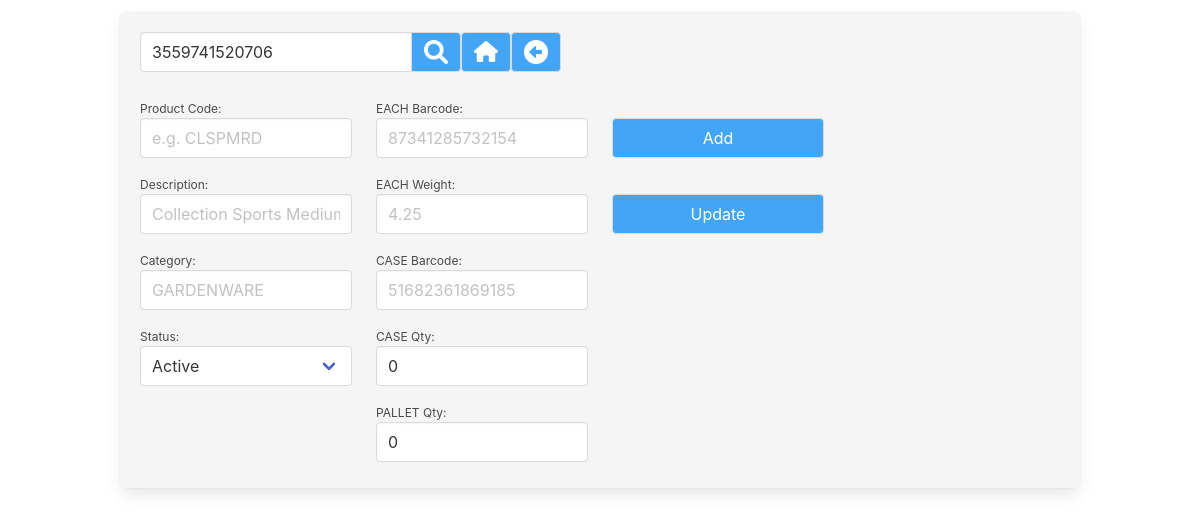
Before: /gv_mgr_products.php?product=3559741520706 (signed in) with the older database file.
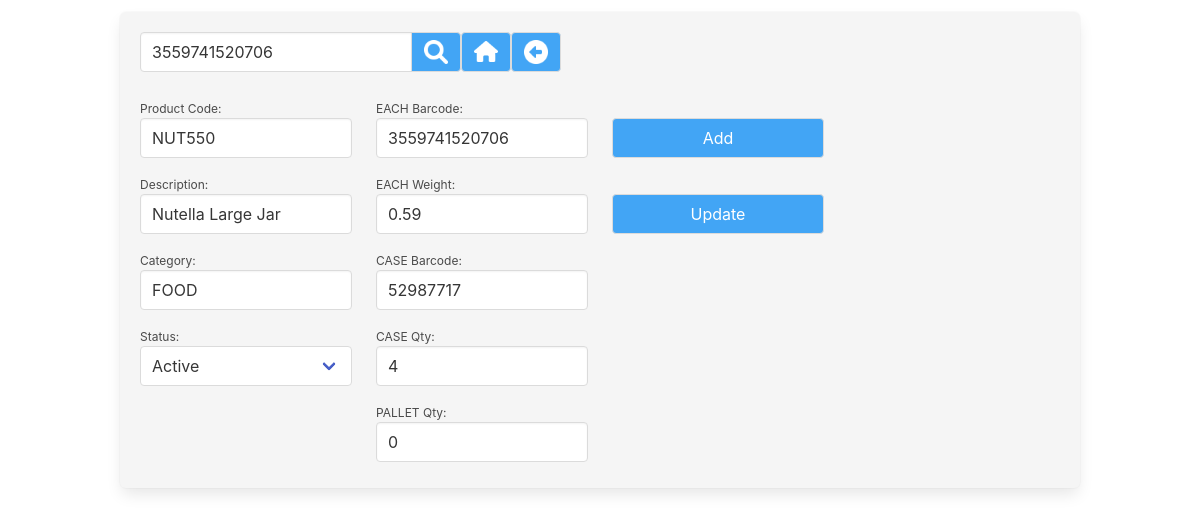
After: the same page with the newer database file.
### tables this page shows
CREATE TABLE "geb_product" (
	"prod_pkey"	INTEGER PRIMARY KEY AUTOINCREMENT,
	"prod_code"	TEXT,
	"prod_desc"	TEXT,
	"prod_category"	TEXT,
	"prod_each_barcode"	TEXT,
	"prod_each_weight"	TEXT,
	"prod_case_barcode"	TEXT,
	"prod_case_qty"	INTEGER DEFAULT 0,
	"prod_pall_qty"	INTEGER DEFAULT 0,
	"prod_phy_qty"	INTEGER DEFAULT 0,
	"prod_alloc_qty"	INTEGER DEFAULT 0,
	"prod_free_qty"	INTEGER DEFAULT 0,
	"prod_disabled"	INTEGER DEFAULT 0
);

### lib_login.php (called while the page is built, shortened)
<?php
class Login
{
	private $user_is_logged_in = false;
	public function is_session_started()
	{
		if (php_sapi_name() !== 'cli' )
		{
			if ( version_compare(phpversion(), '5.4.0', '>=') )
			{
				return session_status() === PHP_SESSION_ACTIVE ? TRUE : FALSE;
			}
		}
		return FALSE;
	}
	private function loginWithSessionData()
	{
		$this->user_is_logged_in = true;
	}
	public function isUserLoggedIn()
	{
		return $this->user_is_logged_in;
	}
}

### lib_functions.php (called while the page is built, shortened)
<?php
$box_size_str	=	'height:64px;';
function leave_numbers_only($input_string)
{
	return preg_replace('/[^0-9]/', '', trim($input_string));
}
function convert_dec_to_bin_with_padding($dec_value)
{
        $x = decbin($dec_value);
        return str_pad($x, 16, '0', STR_PAD_LEFT);
}
function core_acl_cookie_check($cookie_value)
{
	$outcome = false;
	$cookie_value	=	leave_numbers_only($cookie_value);
	if ($cookie_value == 1)	{	$outcome = true;	}
	return $outcome;
}
function can_user_access($cookie)
{
	$cookie_array	=	convert_dec_to_bin_with_padding(leave_numbers_only($cookie));
	return core_acl_cookie_check($cookie_array[0]);
}

### gv_mgr_products.php (the view, shortened to what the changed rows need)
<?php
require_once("lib_login.php");
$login = new Login();
if ($login->isUserLoggedIn() == true)
{
	require_once("lib_functions.php");
	if ( (can_user_access($_SESSION['user_inventory']))  AND  (leave_numbers_only($_SESSION['user_priv']) >=	min_priv))
	{
		require_once("lib_db_conn.php");
		$product_or_barcode		=	"";
		if (isset($_GET["product"]))
		{
			$product_or_barcode		=	trim($_GET["product"]);
		}
?>
<!DOCTYPE html>
<html lang="en">
<head>
	<link rel="stylesheet" href="css/bulma.css">
	<link rel="stylesheet" href="css/custom.css">
</head>
<body>
<?php
	echo '<section class="section is-paddingless">';
	echo	'<div class="container box has-background-light">';
	try
	{
		$is_barcode	=	false;
		if (is_numeric($product_or_barcode))	{	$is_barcode	=	true;	}
		$sql	=	"
			SELECT
			*
			FROM
			geb_product
			WHERE
		";
		if ($is_barcode)
		{
			$sql	.=	" prod_each_barcode = :iprod_each_bar OR prod_case_barcode = :iprod_case_bar";
		}
		else
		{
			$sql	.=	" prod_code = :iprod_code ";
		}
		$columns_html	=	"";
		$prod_pkey			=	0;
		$prod_code			=	"";
		$prod_desc			=	"";
		$prod_category		=	"";
		$prod_each_barcode	=	"";
		$prod_each_weight	=	"";
		$prod_case_barcode	=	"";
		$prod_case_qty		=	0;
		$prod_pall_qty		=	0;
		$prod_disabled		=	0;
		if ($stmt = $db->prepare($sql))
		{
			if ($is_barcode)
			{
				$stmt->bindValue(':iprod_each_bar',	$product_or_barcode,	PDO::PARAM_STR);
				$stmt->bindValue(':iprod_case_bar',	$product_or_barcode,	PDO::PARAM_STR);
			}
			else
			{
				$stmt->bindValue(':iprod_code',	$product_or_barcode,	PDO::PARAM_STR);
			}
			$stmt->execute();
			while($row = $stmt->fetch(PDO::FETCH_ASSOC))
			{
				$prod_pkey				=	trim($row['prod_pkey']);
				$prod_code				=	trim($row['prod_code']);
				$prod_desc				=	trim($row['prod_desc']);
				$prod_category			=	trim($row['prod_category']);
				$prod_each_barcode		=	trim($row['prod_each_barcode']);
				$prod_each_weight		=	trim($row['prod_each_weight']);
				$prod_case_barcode		=	trim($row['prod_case_barcode']);
				$prod_case_qty			=	trim($row['prod_case_qty']);
				$prod_pall_qty			=	trim($row['prod_pall_qty']);
				$prod_disabled			=	trim($row['prod_disabled']);
			}
			$columns_html	.=	'<div class="columns">';
			$columns_html	.=	'<div class="column is-3">';
			$status_html	=	'<option value="0"';
			if ($prod_disabled == 0)	{	$status_html	.=	' selected';	}
			$status_html	.=	'>Active</option>';
			$status_html	.=	'<option value="1"';
			$status_html	.=	'>Disabled</option>';
			$details_html	=	'
<div class="field" style="'. $box_size_str .'">
	<p class="help">Product Code:</p>
	<div class="control">
		<input id="id_product_code" class="input is-normal" type="text" placeholder="e.g. CLSPMRD" value="'. $prod_code .'" name="id_product_code" required>
	</div>
</div>
<div class="field" style="'. $box_size_str .'">
	<p class="help">Description:</p>
	<div class="control">
		<input id="id_product_description" class="input is-normal" type="text" placeholder="Collection Sports Medium Red" value="'. $prod_desc . '" name="id_product_description">
	</div>
</div>
<div class="field" style="'. $box_size_str .'">
	<p class="help">Category:</p>
	<div class="control">
		<input id="id_product_category" class="input is-normal" type="text" placeholder="GARDENWARE" value="'. $prod_category. '" name="id_product_category">
	</div>
</div>
<div class="field" style="'. $box_size_str .'">
	<p class="help">Status:</p>
	<div class="field is-narrow">
	  <div class="control">
		<div class="select is-fullwidth">
			<select id="id_disabled" name="id_disabled">' . $status_html . '
			</select>
		</div>
	  </div>
	</div>
</div>
';
			$columns_html	.=	$details_html;
			$columns_html	.=	'</div>';
			$columns_html	.=	'<div class="column is-3">';
			$details_html	=	'
<div class="field" style="'. $box_size_str .'">
	<p class="help">EACH Barcode:</p>
	<div class="control">
		<input id="id_each_barcode" class="input is-normal" type="text" placeholder="87341285732154" value="'. $prod_each_barcode .'" name="id_each_barcode">
	</div>
</div>
<div class="field" style="'. $box_size_str .'">
	<p class="help">EACH Weight:	</p>
	<div class="control">
		<input id="id_each_weight" class="input is-normal" type="text" placeholder="4.25" value="'. $prod_each_weight . '" name="id_each_weight">
	</div>
</div>
<div class="field" style="'. $box_size_str .'">
	<p class="help">CASE Barcode:</p>
	<div class="control">
		<input id="id_case_barcode" class="input is-normal" type="text" placeholder="51682361869185" value="'. $prod_case_barcode. '" name="id_case_barcode">
	</div>
</div>
<div class="field" style="'. $box_size_str .'">
	<p class="help">CASE Qty:</p>
	<div class="control">
		<input id="id_case_qty" class="input is-normal" type="text" placeholder="12" value="'. $prod_case_qty. '" name="id_case_qty">
	</div>
</div>
<div class="field" style="'. $box_size_str .'">
	<p class="help">PALLET Qty:</p>
	<div class="control">
		<input id="id_pall_qty" class="input is-normal" type="text" placeholder="144" value="'. $prod_pall_qty. '" name="id_pall_qty">
	</div>
</div>';
			$columns_html	.=	$details_html;
			$columns_html	.=	'</div>';
			$columns_html	.=	'<div class="column is-3">';
			$details_html	=	'
<div class="field" style="'. $box_size_str .'">
	<p class="help">&nbsp;</p>
	<div class="control">
		<button class="button manager_class is-fullwidth"  onclick="add_item();">Add</button>
	</div>
</div>
<div class="field" style="'. $box_size_str .'">
	<p class="help">&nbsp;</p>
	<div class="control">
		<button class="button manager_class is-fullwidth"  onclick="update_item();">Update</button>
	</div>
</div>
<div class="field" style="'. $box_size_str .'">
	<p class="help">&nbsp;</p>
	<div class="control">
		<input id="id_hidden" class="input is-normal" type="hidden" value="' . $prod_pkey . '">
	</div>
</div>
';
			$columns_html	.=	$details_html;
			$columns_html	.=	'</div>';
			$columns_html	.=	'</div>';
			echo	$columns_html;
		}
		else
		{
			echo "Details Query Failed!";
		}
	}
	catch(PDOException $e)
	{
		print_message(1, $e->getMessage());
	}
	echo '</div>';
echo '</section>';
	}
	else
	{
		include("not_logged_in.php");
	}
}
else
{
    include("not_logged_in.php");
}
?>
</body>
</html>

Changed rows visible on the page:
now on this page (row edited): geb_product: id_product_code "NUT550", id_product_description "Nutella Large Jar", id_product_category "FOOD", id_disabled "Active", id_each_barcode "3559741520706", id_each_weight "0.59", id_case_barcode "52987717", id_case_qty "4", id_pall_qty "0"
Other visible differences:
form field id_disabled: "Active" → (not shown)
form field id_case_qty: "0" → (not shown)
form field id_pall_qty: "0" → (not shown)
